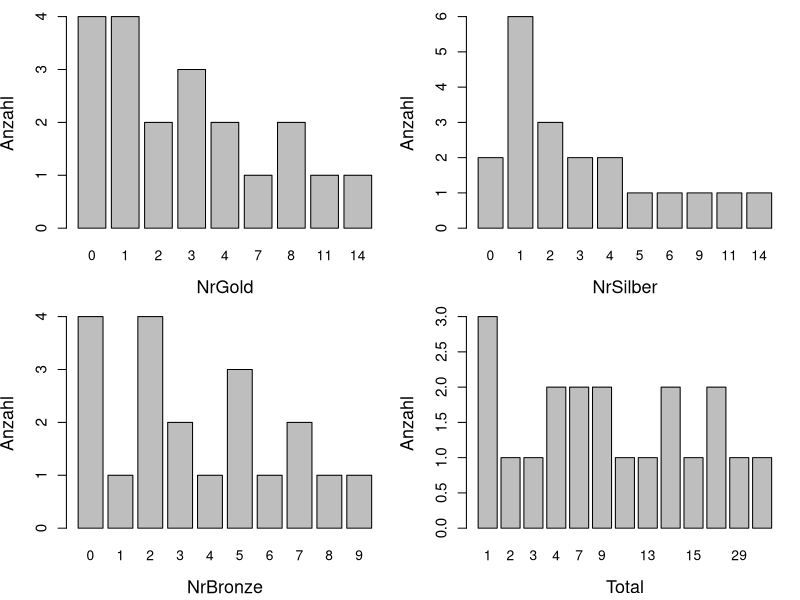
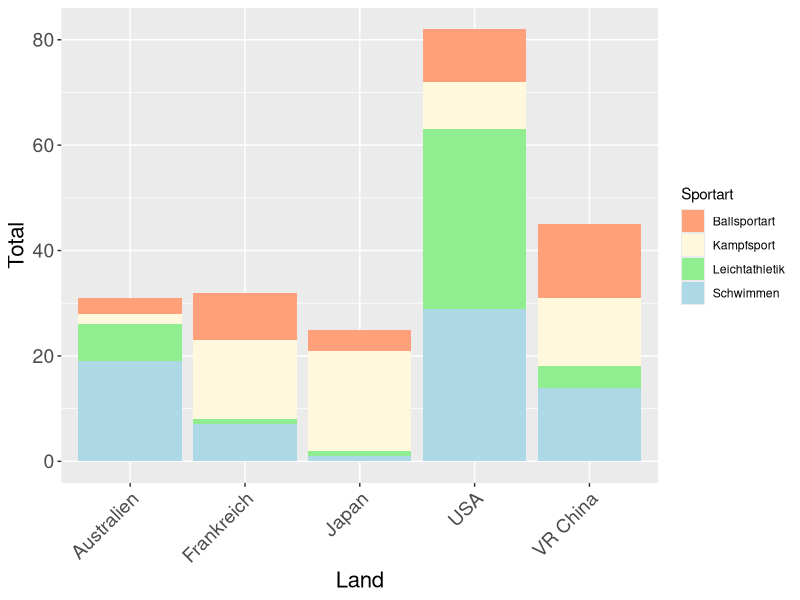
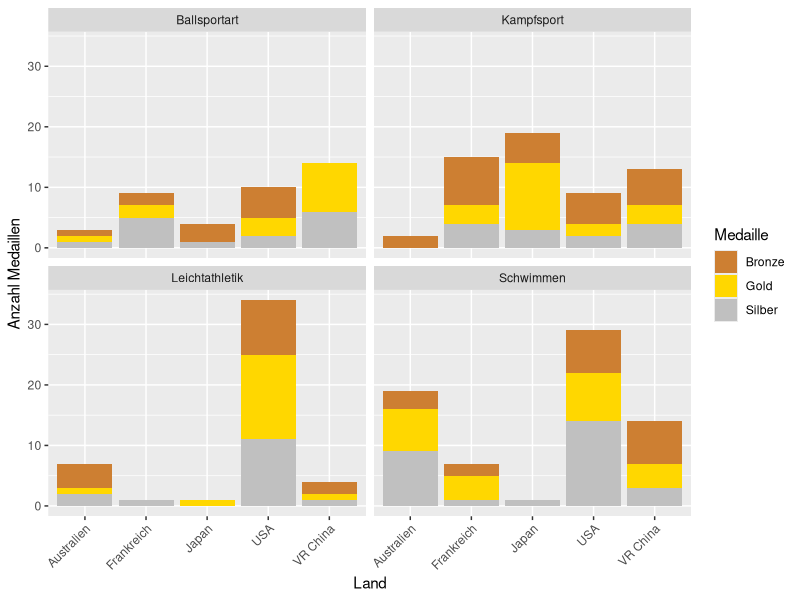

Source code (R) for these figures, in order:
library(readxl)
library(ggplot2)

df <- read_xlsx("Medaillen.xlsx")
head(df)
str(df)

summary(df)
#keine NA-Werte

attach(df)
#Deskriptive Analyse
par(mar = c(4.2, 4, 1, 1), mfrow = c(2, 2))
barplot(table(NrGold), main = "", ylab = "Anzahl", xlab = "NrGold", 
        cex.axis = 1.1, cex.lab = 1.3) 
barplot(table(NrSilber), main = "", ylab = "Anzahl", xlab = "NrSilber",
        cex.axis = 1.1, cex.lab = 1.3)
barplot(table(NrBronze), main = "", ylab = "Anzahl", xlab = "NrBronze",
        cex.axis = 1.1, cex.lab = 1.3)
barplot(table(Total), main = "", ylab = "Anzahl", xlab = "Total",
        cex.axis = 1.1, cex.lab = 1.3)

#1
#Abhängigkeit zwischen dem Land und der Sportart bezüglich der Gesamtanzahl an Medaillen
ggplot(df, aes(x = Land, y = Total, fill = Sportart)) +
  geom_bar(stat = "identity") + 
  scale_fill_manual(values = c("lightsalmon", "cornsilk", "lightgreen", "lightblue")) + 
  theme(axis.text.x = element_text(angle = 45, hjust = 1, size = 14),  
        axis.text.y = element_text(size = 14),                        
        axis.title = element_text(size = 16))                         

# Erstellen der Kontingenztafel
kontingenztafel1 <- xtabs(Total ~ Land + Sportart, data = df)
kontingenztafel1
# Chi-Quadrat-Test
# Um zu prüfen, ob es eine statistisch signifikante Abhängigkeit 
# zwischen Land und Sportart bezüglich Total gibt
chisq.test(kontingenztafel1)
#p-value = 4.189e-14 < 0.05 deutet auf signifikante Abhänigkeit hin

#2
#Abhängigkeit zwischen der Medaillenfarbe und dem Land für jede Sportart

# Fisher's Exakter Test für jede Sportart
for (sport in unique(df$Sportart)) {
  subset_data <- subset(df, sport == Sportart)
  
  # Erstellen einer Kontingenztafel der Medaillenfarben für jedes Land
  medaillen_matrix <- xtabs(cbind(NrGold, NrSilber, NrBronze) ~ Land, data = subset_data)
  
  fisher_test <- fisher.test(medaillen_matrix)
  
  print(paste("Fisher's Exakter Test für Sportart:", sport))
  print(fisher_test)
}

# Erstellen der Daten im Langformat
df_long <- data.frame(
  Land = rep(Land, 3),
  Sportart = rep(Sportart, 3),
  Medaille = factor(rep(c("Gold", "Silber", "Bronze"), each = nrow(df))),
  Anzahl = c(df$NrGold, df$NrSilber, df$NrBronze)
)

# Medaillenverteilung nach Land und Sportart
ggplot(df_long, aes(x = Land, y = Anzahl, fill = Medaille)) +
  geom_bar(position = "stack", stat = "identity") +
  facet_wrap(~ Sportart) +
  scale_fill_manual(values = c("Gold" = "gold", "Silber" = "#C0C0C0", "Bronze" = "#CD7F32")) + 
  theme(axis.text.x = element_text(angle = 45, hjust = 1)) +
  labs(x = "Land", y = "Anzahl Medaillen", fill = "Medaille")

#3
#Abhängigkeit zwischen der Medaillenfarbe und der Sportart für jedes Land         
# Fisher's Exakter Test für jedes Land
for (land in unique(df$Land)) {
  subset_data <- subset(df, land == Land)
  
  # Erstellen einer Kontingenztafel der Medaillenfarben für jedes Land
  medaillen_matrix <- xtabs(cbind(NrGold, NrSilber, NrBronze) ~ Sportart, data = subset_data)
  
  fisher_test <- fisher.test(medaillen_matrix)
  
  print(paste("Fisher's Exakter Test für Land:", land))
  print(fisher_test)
}
